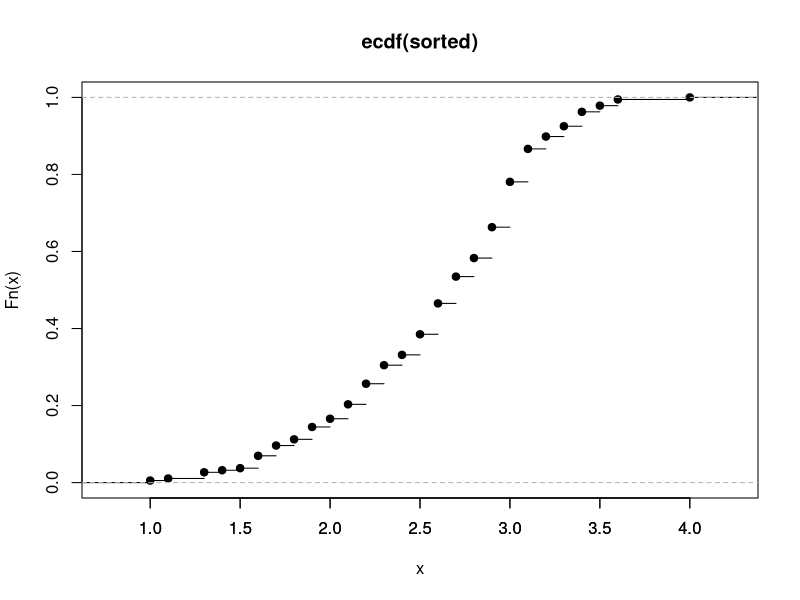

Write R code to recreate this figure.
Abis <- read.csv("tut3.csv")
Abis$x

#a)

sorted <- sort(Abis$x)

plot(ecdf(sorted))
axis(side = 1,
     seq(1.0,4.0,by=0.5))

c <- sum(sorted < 1.8)
c / length(sorted)
